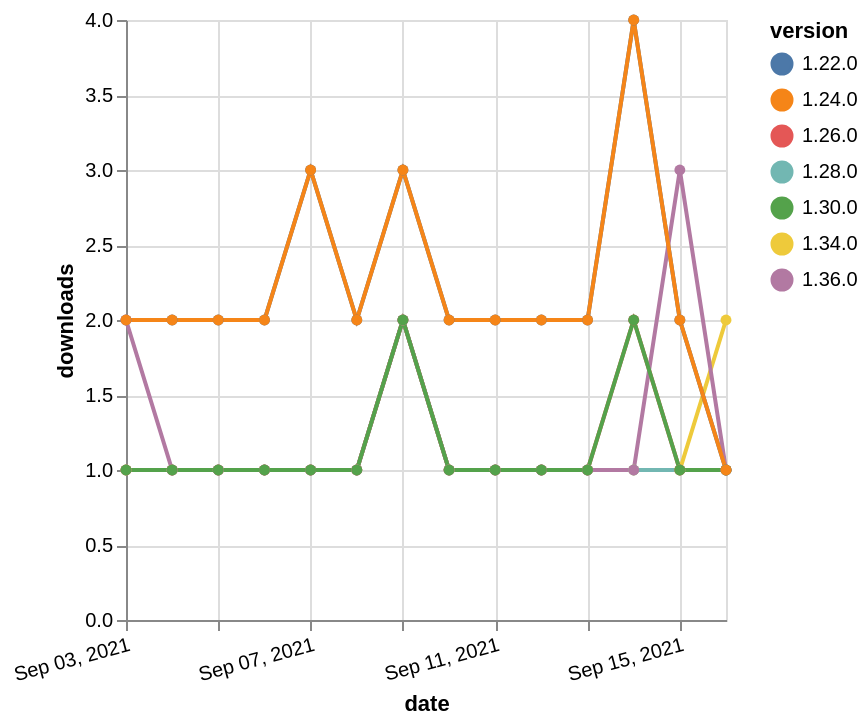

Source (Vega-Lite JSON):
### Vega-Lite specification from a JSON file in a GitHub repository (floating-point values rounded to 4 significant figures)
{"$schema": "https://vega.github.io/schema/vega-lite/v5.json", "description": "A simple bar chart with embedded data.", "data": {"values": [{"date": "2021-09-03", "total": 150, "delta": 1, "version": "1.34.0"}, {"date": "2021-09-04", "total": 151, "delta": 1, "version": "1.34.0"}, {"date": "2021-09-05", "total": 152, "delta": 1, "version": "1.34.0"}, {"date": "2021-09-06", "total": 153, "delta": 1, "version": "1.34.0"}, {"date": "2021-09-07", "total": 154, "delta": 1, "version": "1.34.0"}, {"date": "2021-09-08", "total": 155, "delta": 1, "version": "1.34.0"}, {"date": "2021-09-09", "total": 157, "delta": 2, "version": "1.34.0"}, {"date": "2021-09-10", "total": 158, "delta": 1, "version": "1.34.0"}, {"date": "2021-09-11", "total": 159, "delta": 1, "version": "1.34.0"}, {"date": "2021-09-12", "total": 160, "delta": 1, "version": "1.34.0"}, {"date": "2021-09-13", "total": 161, "delta": 1, "version": "1.34.0"}, {"date": "2021-09-14", "total": 162, "delta": 1, "version": "1.34.0"}, {"date": "2021-09-15", "total": 163, "delta": 1, "version": "1.34.0"}, {"date": "2021-09-16", "total": 165, "delta": 2, "version": "1.34.0"}, {"date": "2021-09-03", "total": 2380, "delta": 2, "version": "1.22.0"}, {"date": "2021-09-04", "total": 2382, "delta": 2, "version": "1.22.0"}, {"date": "2021-09-05", "total": 2384, "delta": 2, "version": "1.22.0"}, {"date": "2021-09-06", "total": 2386, "delta": 2, "version": "1.22.0"}, {"date": "2021-09-07", "total": 2389, "delta": 3, "version": "1.22.0"}, {"date": "2021-09-08", "total": 2391, "delta": 2, "version": "1.22.0"}, {"date": "2021-09-09", "total": 2394, "delta": 3, "version": "1.22.0"}, {"date": "2021-09-10", "total": 2396, "delta": 2, "version": "1.22.0"}, {"date": "2021-09-11", "total": 2398, "delta": 2, "version": "1.22.0"}, {"date": "2021-09-12", "total": 2400, "delta": 2, "version": "1.22.0"}, {"date": "2021-09-13", "total": 2402, "delta": 2, "version": "1.22.0"}, {"date": "2021-09-14", "total": 2406, "delta": 4, "version": "1.22.0"}, {"date": "2021-09-15", "total": 2408, "delta": 2, "version": "1.22.0"}, {"date": "2021-09-16", "total": 2409, "delta": 1, "version": "1.22.0"}, {"date": "2021-09-03", "total": 191, "delta": 1, "version": "1.28.0"}, {"date": "2021-09-04", "total": 192, "delta": 1, "version": "1.28.0"}, {"date": "2021-09-05", "total": 193, "delta": 1, "version": "1.28.0"}, {"date": "2021-09-06", "total": 194, "delta": 1, "version": "1.28.0"}, {"date": "2021-09-07", "total": 195, "delta": 1, "version": "1.28.0"}, {"date": "2021-09-08", "total": 196, "delta": 1, "version": "1.28.0"}, {"date": "2021-09-09", "total": 198, "delta": 2, "version": "1.28.0"}, {"date": "2021-09-10", "total": 199, "delta": 1, "version": "1.28.0"}, {"date": "2021-09-11", "total": 200, "delta": 1, "version": "1.28.0"}, {"date": "2021-09-12", "total": 201, "delta": 1, "version": "1.28.0"}, {"date": "2021-09-13", "total": 202, "delta": 1, "version": "1.28.0"}, {"date": "2021-09-14", "total": 203, "delta": 1, "version": "1.28.0"}, {"date": "2021-09-15", "total": 204, "delta": 1, "version": "1.28.0"}, {"date": "2021-09-16", "total": 205, "delta": 1, "version": "1.28.0"}, {"date": "2021-09-03", "total": 242, "delta": 1, "version": "1.26.0"}, {"date": "2021-09-04", "total": 243, "delta": 1, "version": "1.26.0"}, {"date": "2021-09-05", "total": 244, "delta": 1, "version": "1.26.0"}, {"date": "2021-09-06", "total": 245, "delta": 1, "version": "1.26.0"}, {"date": "2021-09-07", "total": 246, "delta": 1, "version": "1.26.0"}, {"date": "2021-09-08", "total": 247, "delta": 1, "version": "1.26.0"}, {"date": "2021-09-09", "total": 249, "delta": 2, "version": "1.26.0"}, {"date": "2021-09-10", "total": 250, "delta": 1, "version": "1.26.0"}, {"date": "2021-09-11", "total": 251, "delta": 1, "version": "1.26.0"}, {"date": "2021-09-12", "total": 252, "delta": 1, "version": "1.26.0"}, {"date": "2021-09-13", "total": 253, "delta": 1, "version": "1.26.0"}, {"date": "2021-09-14", "total": 255, "delta": 2, "version": "1.26.0"}, {"date": "2021-09-15", "total": 256, "delta": 1, "version": "1.26.0"}, {"date": "2021-09-16", "total": 257, "delta": 1, "version": "1.26.0"}, {"date": "2021-09-03", "total": 111, "delta": 2, "version": "1.36.0"}, {"date": "2021-09-04", "total": 112, "delta": 1, "version": "1.36.0"}, {"date": "2021-09-05", "total": 113, "delta": 1, "version": "1.36.0"}, {"date": "2021-09-06", "total": 114, "delta": 1, "version": "1.36.0"}, {"date": "2021-09-07", "total": 115, "delta": 1, "version": "1.36.0"}, {"date": "2021-09-08", "total": 116, "delta": 1, "version": "1.36.0"}, {"date": "2021-09-09", "total": 118, "delta": 2, "version": "1.36.0"}, {"date": "2021-09-10", "total": 119, "delta": 1, "version": "1.36.0"}, {"date": "2021-09-11", "total": 120, "delta": 1, "version": "1.36.0"}, {"date": "2021-09-12", "total": 121, "delta": 1, "version": "1.36.0"}, {"date": "2021-09-13", "total": 122, "delta": 1, "version": "1.36.0"}, {"date": "2021-09-14", "total": 123, "delta": 1, "version": "1.36.0"}, {"date": "2021-09-15", "total": 126, "delta": 3, "version": "1.36.0"}, {"date": "2021-09-16", "total": 127, "delta": 1, "version": "1.36.0"}, {"date": "2021-09-03", "total": 194, "delta": 1, "version": "1.30.0"}, {"date": "2021-09-04", "total": 195, "delta": 1, "version": "1.30.0"}, {"date": "2021-09-05", "total": 196, "delta": 1, "version": "1.30.0"}, {"date": "2021-09-06", "total": 197, "delta": 1, "version": "1.30.0"}, {"date": "2021-09-07", "total": 198, "delta": 1, "version": "1.30.0"}, {"date": "2021-09-08", "total": 199, "delta": 1, "version": "1.30.0"}, {"date": "2021-09-09", "total": 201, "delta": 2, "version": "1.30.0"}, {"date": "2021-09-10", "total": 202, "delta": 1, "version": "1.30.0"}, {"date": "2021-09-11", "total": 203, "delta": 1, "version": "1.30.0"}, {"date": "2021-09-12", "total": 204, "delta": 1, "version": "1.30.0"}, {"date": "2021-09-13", "total": 205, "delta": 1, "version": "1.30.0"}, {"date": "2021-09-14", "total": 207, "delta": 2, "version": "1.30.0"}, {"date": "2021-09-15", "total": 208, "delta": 1, "version": "1.30.0"}, {"date": "2021-09-16", "total": 209, "delta": 1, "version": "1.30.0"}, {"date": "2021-09-03", "total": 2313, "delta": 2, "version": "1.24.0"}, {"date": "2021-09-04", "total": 2315, "delta": 2, "version": "1.24.0"}, {"date": "2021-09-05", "total": 2317, "delta": 2, "version": "1.24.0"}, {"date": "2021-09-06", "total": 2319, "delta": 2, "version": "1.24.0"}, {"date": "2021-09-07", "total": 2322, "delta": 3, "version": "1.24.0"}, {"date": "2021-09-08", "total": 2324, "delta": 2, "version": "1.24.0"}, {"date": "2021-09-09", "total": 2327, "delta": 3, "version": "1.24.0"}, {"date": "2021-09-10", "total": 2329, "delta": 2, "version": "1.24.0"}, {"date": "2021-09-11", "total": 2331, "delta": 2, "version": "1.24.0"}, {"date": "2021-09-12", "total": 2333, "delta": 2, "version": "1.24.0"}, {"date": "2021-09-13", "total": 2335, "delta": 2, "version": "1.24.0"}, {"date": "2021-09-14", "total": 2339, "delta": 4, "version": "1.24.0"}, {"date": "2021-09-15", "total": 2341, "delta": 2, "version": "1.24.0"}, {"date": "2021-09-16", "total": 2342, "delta": 1, "version": "1.24.0"}]}, "width": "container", "mark": {"type": "line", "point": {"filled": true}}, "encoding": {"x": {"field": "date", "type": "temporal", "timeUnit": "yearmonthdate", "title": "date", "axis": {"labelAngle": -15}}, "y": {"field": "delta", "type": "quantitative", "title": "downloads"}, "color": {"field": "version", "type": "nominal"}, "tooltip": {"field": "delta"}}}
